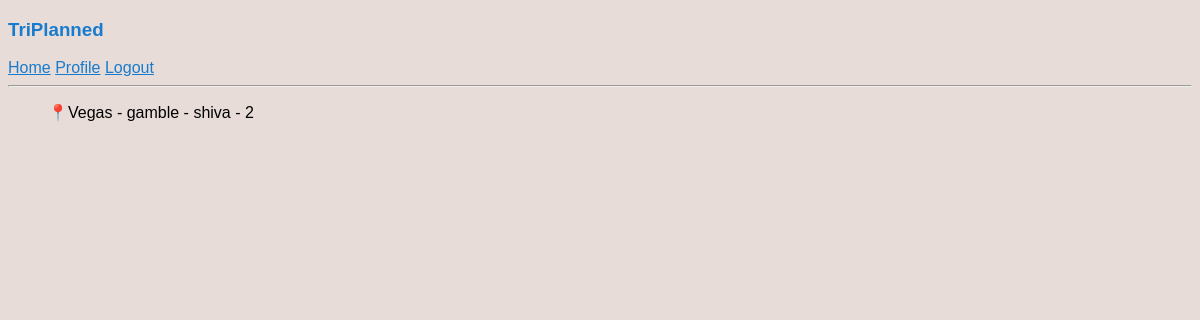
The app's page /plans (signed in), older data.
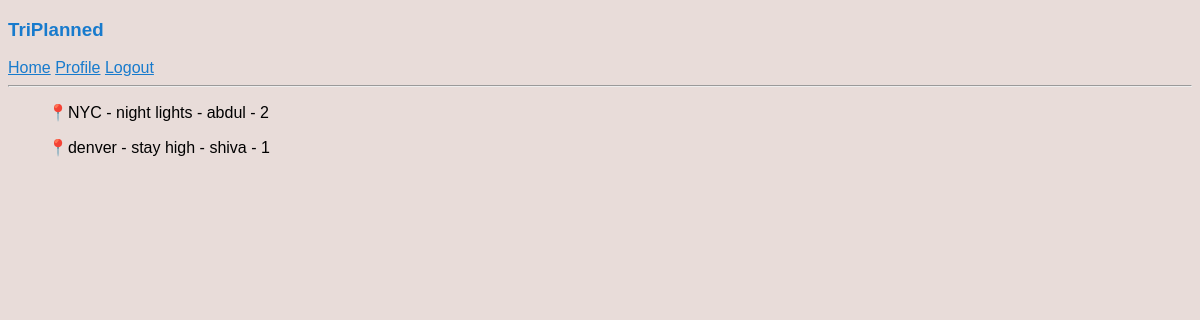
The same page, newer data.
### models.py (models this page shows, shortened)
class Post(db.Model):
    id = db.Column(db.Integer, primary_key=True)
    city = db.Column(db.String(140))
    country = db.Column(db.String(140))
    description = db.Column(db.String(140))
    timestamp = db.Column(db.DateTime, index=True, default=datetime.utcnow)
    user_id = db.Column(db.Integer, db.ForeignKey('user.id'))
    likes = db.relationship('Like', backref='post', lazy='dynamic', cascade = 'all, delete, delete-orphan')

class User(UserMixin, db.Model):
    id = db.Column(db.Integer, primary_key=True)
    username = db.Column(db.String(64), index=True, unique=True)
    email = db.Column(db.String(120), index=True, unique=True)
    password_hash = db.Column(db.String(128))
    posts = db.relationship('Post', backref='author', lazy='dynamic', cascade = 'all, delete, delete-orphan')
    liked = db.relationship('Like', backref='user', lazy='dynamic', cascade = 'all, delete, delete-orphan')

### routes.py (the view)
@app.route('/plans')
def plans():
    posts = Post.query.all()
    if not posts:
        posts=[]
    return render_template('plans.html', posts=posts)

### routes.py (called while the page is built)
@login.user_loader
def load_user(id):
    return User.query.get(int(id))

### templates/plans.html
{% extends "base.html" %}
{% block content %}
    <section class="view" id="view">
        <div class="view__container">
            {% for post in posts %}
                <ul>
                    &#128205;{{ post.city }} - {{ post.description }} - {{ post.author.username }} - {{ post.likes.count() }}
                </ul>
            {% endfor %}
        </div>
    </section>
{% endblock %}

Row changes from the older to the newer data that the page shows:
removed Post: city "Vegas", description "gamble", author.username "shiva", likes.count "2"
added Post: city "NYC", description "night lights", author.username "abdul", likes.count "2"
added Post: city "denver", description "stay high", author.username "shiva", likes.count "1"
